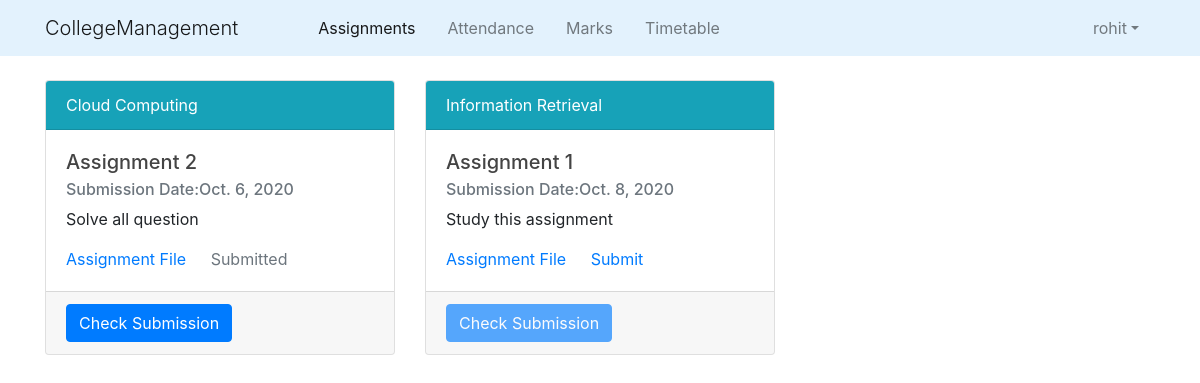
Page /home/ (signed in) on the committed database.
### college_info/models.py (models this page shows, shortened)
class User(AbstractUser):
    @property
    def is_teacher(self):
        if hasattr(self,'staff'):
            return True
        else:
            return False
    @property
    def is_student(self):
        if hasattr(self,'student'):
            return True
        else:
            return False

class Assignment(models.Model):
    teach = models.ForeignKey(Teaches,on_delete=models.CASCADE)
    title = models.CharField(max_length=100)
    message = models.TextField()
    submission_date = models.DateField()
    doc = models.FileField(upload_to='assignments')
    def __str__(self):
        return '{}'.format(self.teach)
    @property
    def date_passed(self):
        return date.today() > self.submission_date

class Teaches(models.Model):
    batch = models.ForeignKey(Batch,on_delete=models.CASCADE)
    course = models.ForeignKey(Course,on_delete=models.CASCADE)
    staff = models.ForeignKey(Staff,on_delete=models.CASCADE)
    class Meta:
        unique_together=['batch','course','staff']
    def __str__(self):
        btch = Batch.objects.get(id = self.batch_id)
        crs = Course.objects.get(id = self.course_id)
        stf = Staff.objects.get(id=self.staff_id)
        return '{}:{}'.format(btch,crs)

class Course(models.Model):
    id = models.CharField(primary_key=True,max_length=50)
    name = models.CharField(max_length=50)
    department = models.ForeignKey(Dept,on_delete=models.CASCADE)
    def __str__(self):
        return '{}'.format(self.name)

class Submission(models.Model):
    assignment = models.ForeignKey(Assignment,on_delete=models.CASCADE)
    student = models.ForeignKey(Student,on_delete=models.CASCADE)
    doc = models.FileField(upload_to='submissions')

### college_info/views.py (the view)
# urls.py: 2. Add a URL to urlpatterns:  path('', views.home, name='home')
@login_required()
def home(request):
    context={}
    if request.user.is_teacher:
        if request.method == 'POST':
            form = AssignmentForm(request.POST,request.FILES)
            if form.is_valid():
                form.save()
                return redirect('home')
        else:
            form = AssignmentForm()
            form.fields['teach'].queryset=Teaches.objects.filter(staff__id=request.user.staff.id)
            context['assignments']=Assignment.objects.filter(teach__staff__id=request.user.staff.id)
            context['form']=form
        return render(request,'college_info/staff_home.html',context)
    else:
        if request.method=='POST':
            assignment = request.POST['assignment']
            submit = request.FILES['submitfile']
            student = request.user.student
            assign = Assignment.objects.get(id=assignment)
            submission = Submission(assignment=assign,student=student,doc=submit)
            submission.save()
            return redirect('home')
        else:
            context['assignments']=Assignment.objects.filter(teach__batch__id=request.user.student.batch_id.id)
            sub_objs= Submission.objects.filter(student=request.user.student)
            l=[]
            for obj in sub_objs:
                a = Assignment.objects.get(submission=obj)
                l.append(a)
            context['submitted']=l
            context['submissions']=sub_objs
    return render(request,'college_info/home.html',context)

### college_info/models.py (called while the page is built)
    def __str__(self):
        return '{}'.format(self.name)

    def __str__(self):
        d = Dept.objects.get(name=self.department)
        return '{}:{}{}'.format(d.name,self.sem,self.section)

### college_info/templates/college_info/home.html (shortened to what this page needs)
{% extends "college_info/base.html" %}
{% load crispy_forms_tags %}
{% block content %}
    <div class="container">
        {% if assignments %}
            <div class="row">
                {% for assign in assignments %}
                    {% if not assign.date_passed %}
                        <div class="col-md-4">
                            <div class="card mb-2">
                                <div class="card-header text-white bg-info">
                                {{ assign.teach.course }}
                                </div>
                                <div class="card-body">
                                    <h5 class="card-title">{{ assign.title }}</h5>
                                    <h6 class="card-subtitle mb-2 text-muted">Submission Date:{{ assign.submission_date }}</h6>
                                    <p class="card-text">{{ assign.message }}</p>
                                    <a href="{{ assign.doc.url }}" class="card-link">Assignment File</a>
                                    {% if assign in submitted %}
                                        <a class="card-link text-muted">Submitted</a>
                                    {% else %}
                                        <a href="#" class="card-link" data-toggle="modal" data-target="#submissionform{{ assign.id }}">Submit</a>
                                    {% endif %}
                                </div>
                                <div class="card-footer">
                                    {% if assign in submitted %}
                                        {% for objs in submissions %}
                                            {% ifequal assign objs.assignment  %}
                                                <a href="{{ objs.doc.url }}" class="btn btn-primary">Check Submission</a>
                                            {% endifequal %}
                                        {% endfor %}
                                    {% else %}
                                            <button type="button" class="btn btn-primary" disabled>Check Submission</button>
                                    {% endif %}
                                </div>
                            </div>
                        </div>
                    {% endif %}
                {% endfor %}
            </div>
        {% else %}
            <div class="row justify-content-center">
                <h1 class="display-4 text-muted">No Assignments</h1>
            </div>
        {% endif %}
    </div>
{% endblock content %}

### college_info/templates/college_info/base.html (shortened to what this page needs)
{% load static %}
<!DOCTYPE html>
<html lang="en" dir="ltr">
  <head>
    <link rel="stylesheet" href="https://maxcdn.bootstrapcdn.com/bootstrap/4.0.0/css/bootstrap.min.css">
    <link href="//cdn.bootcss.com/bootstrap-datetimepicker/4.17.44/css/bootstrap-datetimepicker.min.css" rel="stylesheet">
    <link rel="stylesheet" type="text/css" href="{% static 'college_info/style.css' %}">
    <link rel="stylesheet" href="http://code.jquery.com/ui/1.11.0/themes/smoothness/jquery-ui.css">
  </head>
  <body>
    <header class="site-header topheader">
      <nav class="navbar navbar-expand-md navbar-light fixed-top" style="background-color:#e3f2fd">
        {% if request.user.is_authenticated %}
        <div class="container">
          <span class="navbar-brand display-1">CollegeManagement</span>
          <div class="collapse navbar-collapse" id="navbarcontent">
            <div class="navbar-nav ml-5">
              <a class="nav-item nav-link active mx-2 " href="{% url 'home' %}">Assignments</a>
              {% if request.user.is_student %}
                <a class="nav-item nav-link mx-2" href="{% url 'student_attendance' request.user.student.roll_no %}">Attendance</a>
              {% else %}
                <a class="nav-item nav-link mx-2" href="{% url 'staff_teaches' request.user.staff.id 1 %}">Attendance</a>
              {% endif %}
              {% if request.user.is_student %}
                <a class="nav-item nav-link mx-2" href="{% url 'student_marks' request.user.student.roll_no %}">Marks</a>
              {% else %}
                <a class="nav-item nav-link mx-2" href="{% url 'staff_teaches' request.user.staff.id 2 %}">Marks</a>
              {% endif %}
              {% if request.user.is_student %}
                <a class="nav-item nav-link mx-2" href="{% url 'student_timetable' request.user.student.batch_id.id %}">Timetable</a>
              {% else %}
                <a class="nav-item nav-link mx-2" href="{% url 'staff_timetable' request.user.staff.id %}">Timetable</a>
              {% endif %}
            </div>
            <ul class="navbar-nav ml-auto">
              <li class="nav-item dropdown ml-5">
                <a class="nav-link dropdown-toggle mx-2 " id="navbarDropdown" data-toggle="dropdown" href="#">{{ request.user.username }}</a>
              </li>
            </ul>
          </div>
        </div>
        {% else %}
        <div class="container justify-content-center">
          <span class="navbar-brand display-1 ">CollegeManagement</span>
        </div>
        {% endif %}
      </nav>
    </header>
    {% block content %}{% endblock %}
  </body>
</html>

### college_info/static/college_info/style.css (style rules this page uses)
body { margin-top:5rem; }
h1, h2, h3, h4, h5, h6 { color: #444444; }

### rows in the picture
User: user.username "rohit"
Assignment: teach.course "Cloud Computing", title "Assignment 2", submission_date "Oct. 6, 2020", message "Solve all question", shows "Submitted"
Assignment: teach.course "Information Retrieval", title "Assignment 1", submission_date "Oct. 8, 2020", message "Study this assignment", shows "Check Submission"
